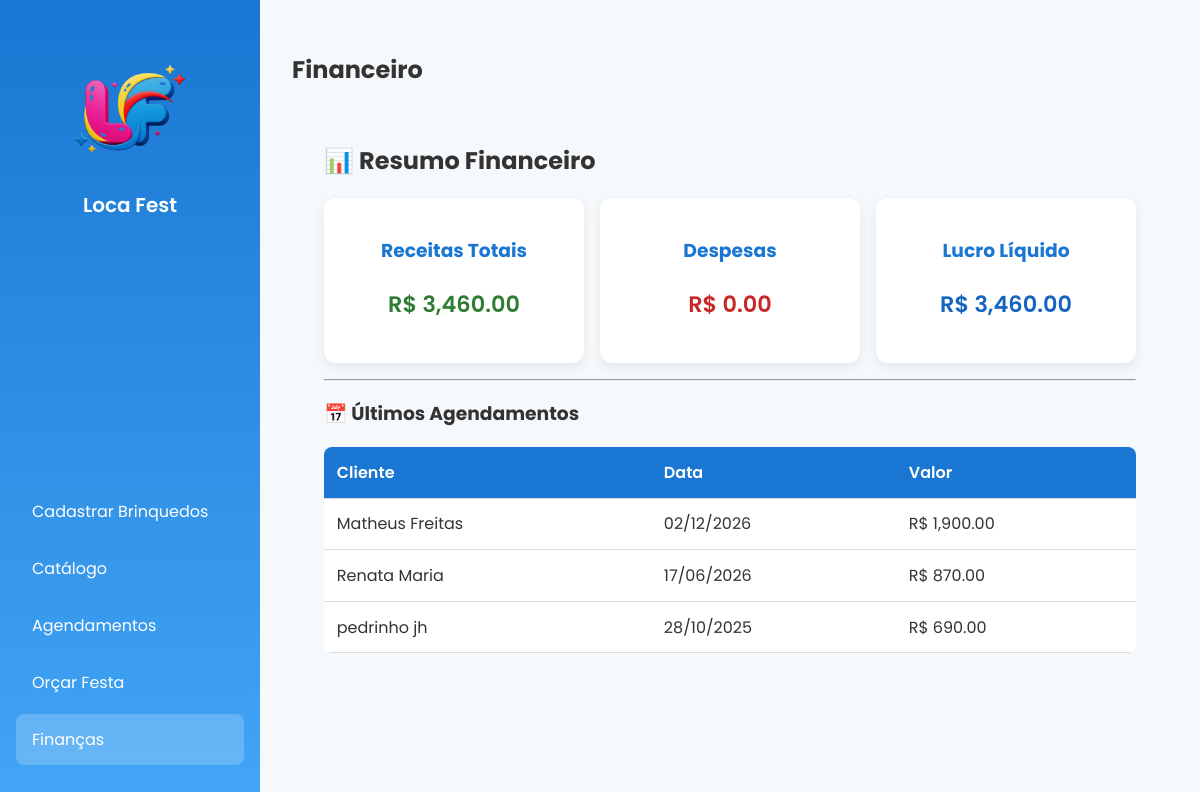
Page /financeiro on the earlier database version.
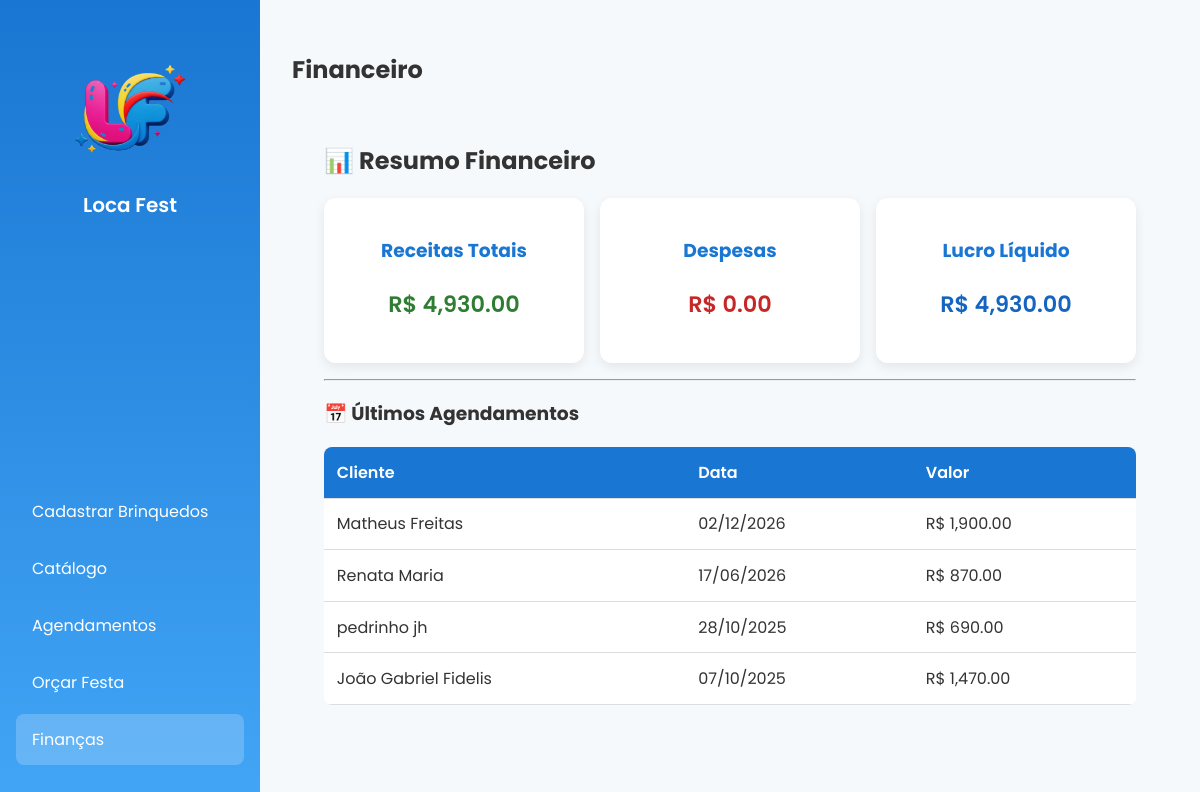
Same page on the later database version.
### storage.py (models this page shows)
class Orcamento(db.Model):
    id = db.Column(db.Integer, primary_key=True)
    nome_cliente = db.Column(db.String(100), nullable=False)
    telefone = db.Column(db.String(20))
    endereco = db.Column(db.String(200))
    brinquedos = db.relationship('Brinquedo', secondary='orcamento_brinquedo')
    valor_total = db.Column(db.Float, nullable=False)
    agendado = db.Column(db.Boolean, default=False)
    data_festa = db.Column(db.Date, nullable=True)
    hora_festa = db.Column(db.Time, nullable=True)
    monitor_id = db.Column(db.Integer, db.ForeignKey('monitor.id'), nullable=True)
    monitor = db.relationship('Monitor', backref='orcamentos')

### routes.py (the view)
@app.route('/financeiro')
def pagina_financeiro():
    receitas = db.session.query(db.func.sum(Orcamento.valor_total)).scalar() or 0.0
    despesas = 0.0  # (pode ser expandido depois)
    lucro = receitas - despesas
    ultimos_agendamentos = Orcamento.query.order_by(Orcamento.data_festa.desc()).limit(5).all()
    page_content = render_template(
        'financeiro.html',
        receitas=receitas,
        despesas=despesas,
        lucro=lucro,
        ultimos_agendamentos=ultimos_agendamentos  # <-- PASSA AQUI
    )
    return render_template(
        'home.html',
        active_page='financeiro',
        page_title='Financeiro',
        page_content=page_content
    )

### templates/financeiro.html (shortened to what this page needs)
<div class="financeiro-container">
    <h2>📊 Resumo Financeiro</h2>
    <div class="cards-financeiro">
        <div class="card-fin">
            <h3>Receitas Totais</h3>
            <p class="valor positivo">R$ {{ "{:,.2f}".format(receitas) }}</p>
        </div>
        <div class="card-fin">
            <h3>Despesas</h3>
            <p class="valor negativo">R$ {{ "{:,.2f}".format(despesas) }}</p>
        </div>
        <div class="card-fin">
            <h3>Lucro Líquido</h3>
            <p class="valor destaque">R$ {{ "{:,.2f}".format(lucro) }}</p>
        </div>
    </div>
    <hr>
    <h3>📅 Últimos Agendamentos</h3>
<table class="tabela-fin">
    <thead>
        <tr>
            <th>Cliente</th>
            <th>Data</th>
            <th>Valor</th>
        </tr>
    </thead>
    <tbody>
        {% for o in ultimos_agendamentos %}
        <tr>
            <td>{{ o.nome_cliente }}</td>
            <td>{{ o.data_festa.strftime('%d/%m/%Y') }}</td>
            <td>R$ {{ "{:,.2f}".format(o.valor_total) }}</td>
        </tr>
        {% else %}
        <tr>
            <td colspan="3">Nenhum agendamento encontrado.</td>
        </tr>
        {% endfor %}
    </tbody>
</table>
</div>

Differences in the rows shown:
added Orcamento: nome_cliente "João Gabriel Fidelis", data_festa "07/10/2025", valor_total "1,470.00"
Other differences:
{{ "{:,.2f}".format(receitas) }}: "3,460.00" → "4,930.00"
{{ "{:,.2f}".format(lucro) }}: "3,460.00" → "4,930.00"
